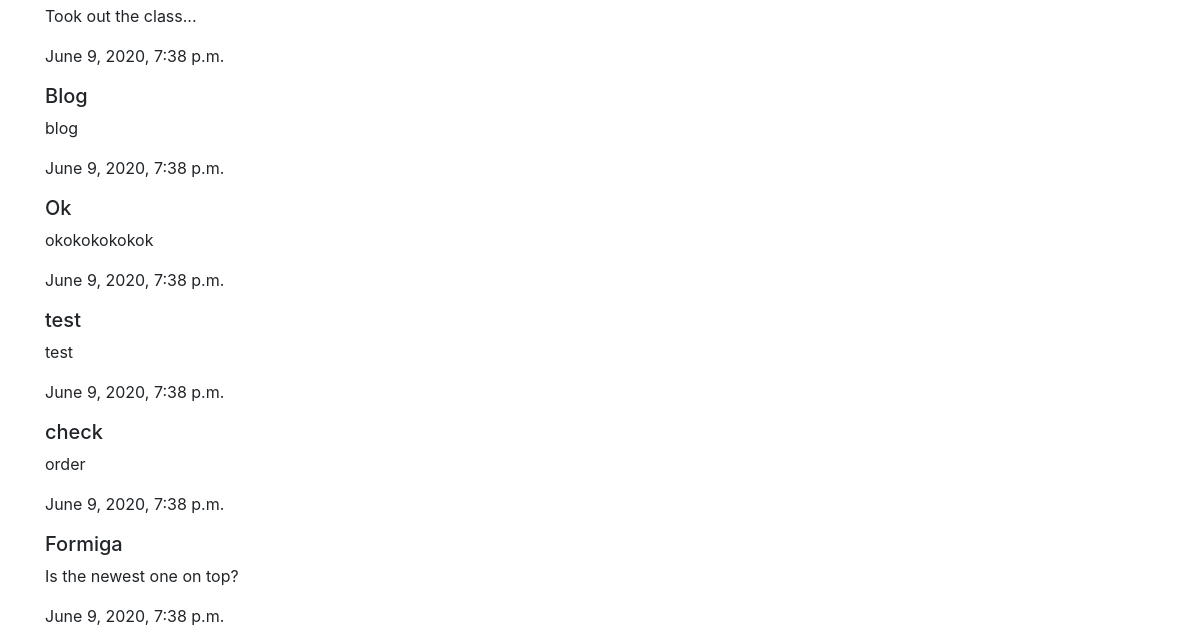
/ (lower part), run on an earlier commit of the app's database.
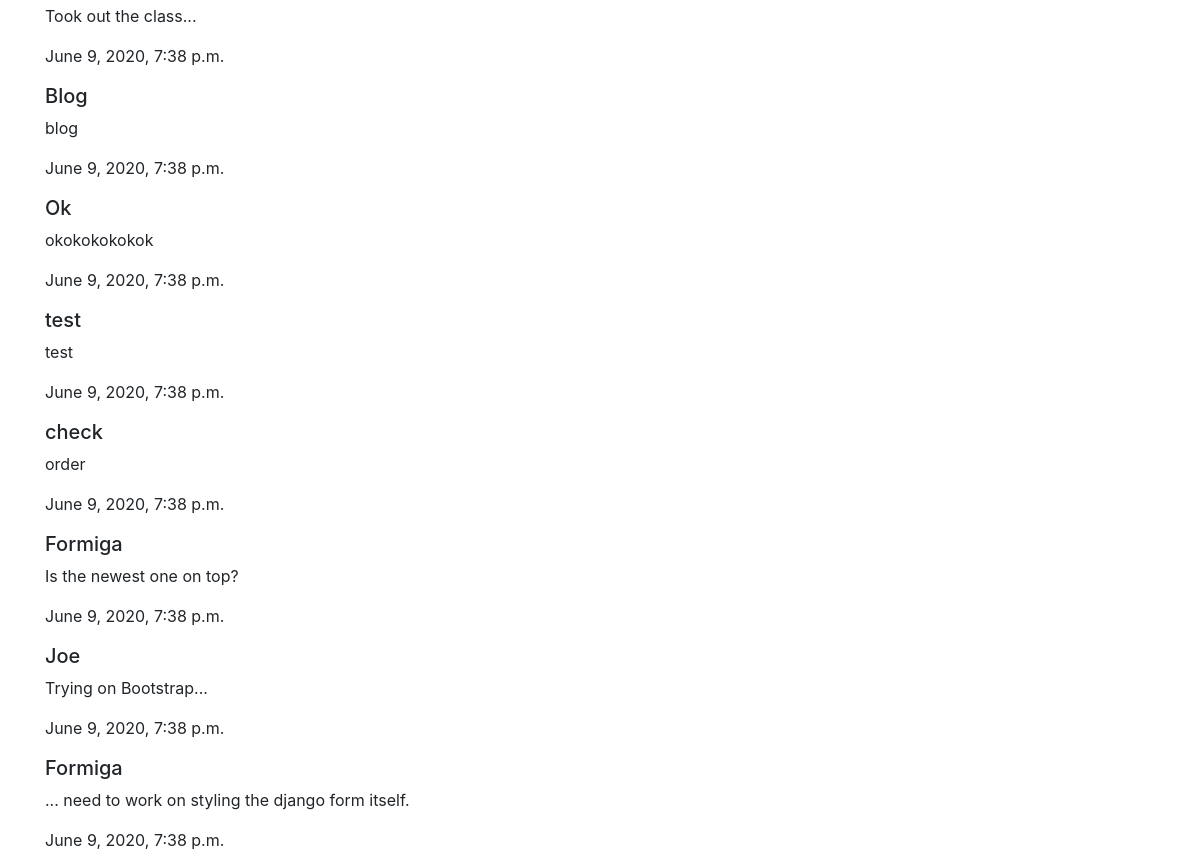
And on a later commit of the database.
### blog/models.py (models this page shows)
class BlogPost(models.Model):
    username = models.CharField(max_length=127)
    text = models.TextField()
    created = models.DateTimeField(auto_now_add=True)

### blog/views.py (the view)
# urls.py: path('', views.homepage_form, name='homepage'),
def homepage_form(request):
    print("---Viewed Homepage---")
    posts = BlogPost.objects.order_by('-created')
    if request.method == 'POST':
        form = PostBlog(request.POST)
        if form.is_valid():
            username = form.cleaned_data['username']
            text = form.cleaned_data['text']
            BlogPost.objects.create(
                username=username,
                text=text,
            )
            return redirect('/')
    else:
        form = PostBlog()
    context = {
        'posts': posts,
        'form': form,
    }
    return render(request, 'homepage_form.html', context)

### blog/templates/homepage_form.html (shortened to what this page needs)
<!DOCTYPE html>
<html lang="en">
    <head>
        <link
            rel="stylesheet"
            href="https://stackpath.bootstrapcdn.com/bootstrap/4.3.1/css/bootstrap.min.css"
        >
    </head>
    <main role="main" class="container">
        <br>
        <div>
            {% for post in posts %}
                <h5>{{ post.username }}</h5>
                <p>{{ post.text }}</p>
                <p>{{ post.created }}</p>
            {% endfor %}
        </div>
    </main>
</html>

What changed in the data, as far as the page shows it:
added BlogPost: username "Joe", text "Trying on Bootstrap...", created "June 9, 2020, 7:38 p.m."
added BlogPost: username "Formiga", text "... need to work on styling the django form itself.", created "June 9, 2020, 7:38 p.m."
